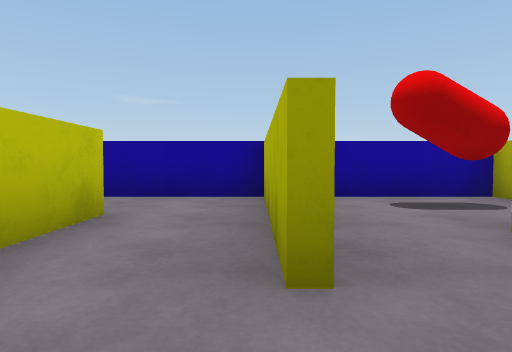
view 1 (above)

13 first-person views from a walk through a scene from a Unity 3-D project. The camera is 0.53 m above the floor, tilts 2° down and sees 75° across. The floor is counted in squares, 1 m on a side. Each view is taken from the middle of a square. On the plan, view 1 faces up. The plan holds only what a view shows up to about 9 squares ahead; the rest is blank. The place goes on beyond the plan. The player character is not drawn.

view 2
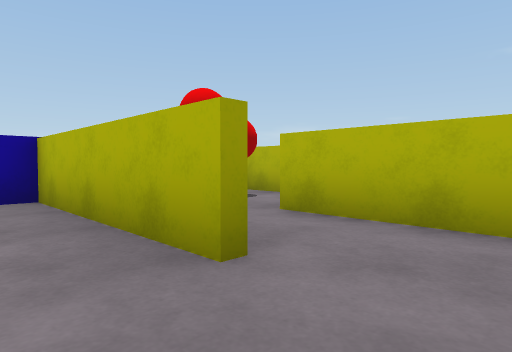

view 3
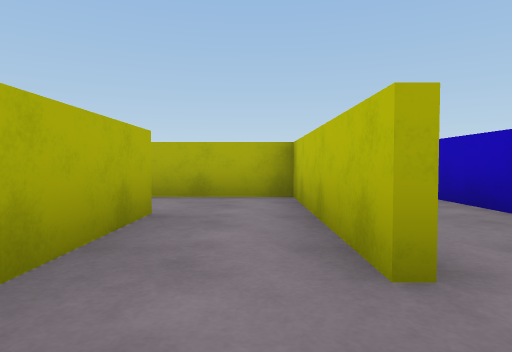

view 4
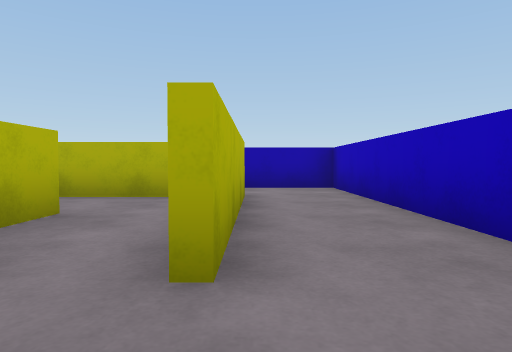

view 5
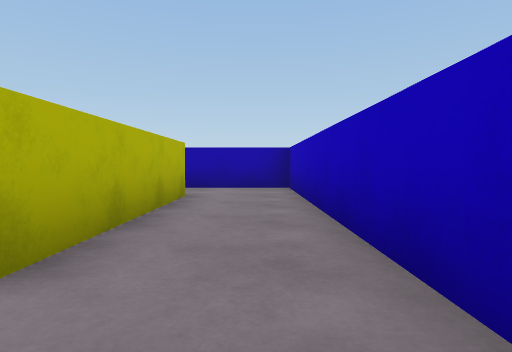

view 6
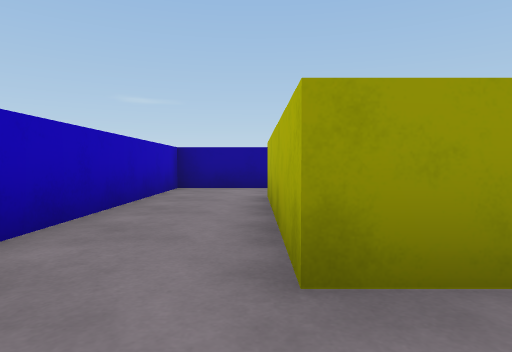

view 7
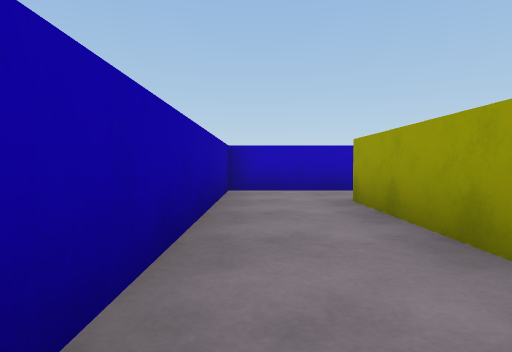

view 8
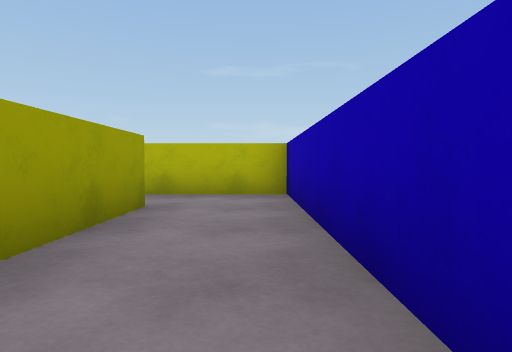

view 9
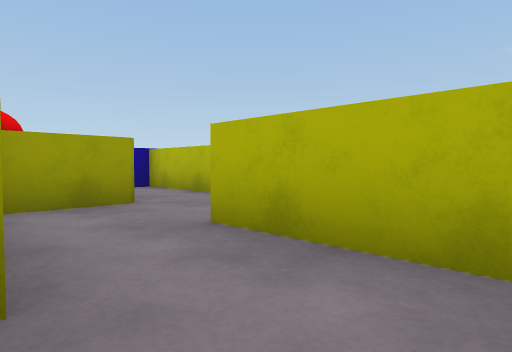

view 10
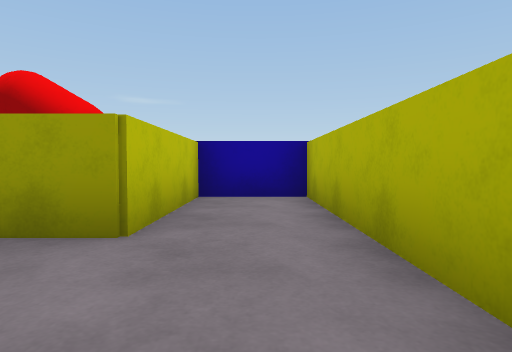

view 11
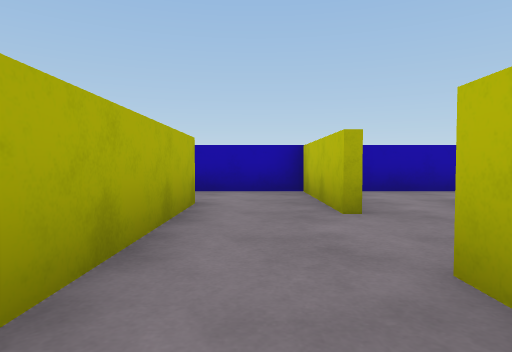

view 12
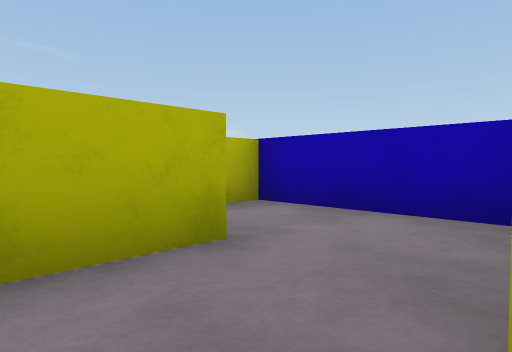

view 13
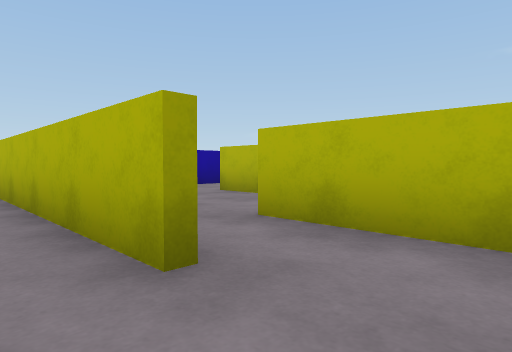

### Floor plan
Points are (right, up) in squares from view 1. A wall is a line through its corners. A room is listed if a view was taken in it or the views show most of it. See-through windows are left out.
Room 1 (views 1, 2)
walls: (-1.6, 1.6) (-1.6, -0.4) (1.2, -0.4)
ways out: opening at (-1, 2.5) to room 2; opening at (0, 1) to room 7
Room 2 (view 3)
walls: (-1.6, 3.6) (-1.6, 1.6); (0.1, 1.4) (0.1, 5.4) (-1.6, 5.4)
ways out: opening at (-1, 2.5) to room 1; opening at (-2, 4.5) to room 3
Room 3 (views 4, 5, 6, 8)
walls: (-1.6, 5.4) (-3.8, 5.4) (-3.8, -2.6) (1.6, -2.6); (2.2, -0.6) (-1.8, -0.6) (-1.8, 3.6)
ways out: opening at (-2, 4.5) to room 2; opening at (1, -2) to room 4
Room 4 (views 7, 9, 12)
walls: (3.9, -2.6) (3.9, 0.5); (1.6, -2.6) (4.1, -2.6); (4.1, 2.4) (2.5, 2.4)
ways out: opening at (1, -2) to room 3; opening at (4, 1) to room 6
Room 5 (views 10, 13)
walls: (5.8, -0.6) (5.8, 1.4); (4.1, 0.5) (4.1, -2.5); (4.1, -2.6) (7.5, -2.6) (7.5, -1.9); (7.5, -1.8) (7.5, 0.5)
ways out: opening at (5, 2) to room 6
Room 6 (view 11)
walls: (5.8, 1.4) (5.8, 5.4) (4.1, 5.4) (4.1, 2.4)
ways out: opening at (4, 1) to room 4; opening at (5, 2) to room 5
Room 7 (no view inside)
walls: (3.9, 4.1) (3.9, 5.4) (1.2, 5.4); (2, 0.4) (2, 2.6)
ways out: opening at (0, 1) to room 1
objects: red capsule (3, 4)

Positions as (right, up) in squares from view 1, and headings:
1: (0, 0), facing up
2: (-1, 0), facing up-right
3: (-1, 5), facing down
4: (-2, 5), facing down
5: (-3, 5), facing down
6: (-2, -2), facing up
7: (3, -2), facing left
8: (-2, -2), facing right
9: (2, -2), facing up-right
10: (5, 0), facing up
11: (5, 4), facing down
12: (4, 1), facing down-right
13: (5, -2), facing up-right
